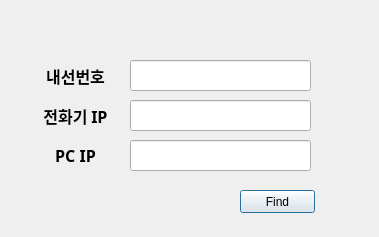
<?xml version="1.0" encoding="UTF-8"?>
<ui version="4.0">
 <class>Dialog</class>
 <widget class="QDialog" name="Dialog">
  <property name="geometry">
   <rect>
    <x>0</x>
    <y>0</y>
    <width>379</width>
    <height>237</height>
   </rect>
  </property>
  <property name="windowTitle">
   <string>Dialog</string>
  </property>
  <widget class="QLineEdit" name="PCIP_LineEdit">
   <property name="geometry">
    <rect>
     <x>130</x>
     <y>140</y>
     <width>181</width>
     <height>31</height>
    </rect>
   </property>
  </widget>
  <widget class="QPushButton" name="findButton">
   <property name="geometry">
    <rect>
     <x>240</x>
     <y>190</y>
     <width>75</width>
     <height>23</height>
    </rect>
   </property>
   <property name="text">
    <string>Find</string>
   </property>
  </widget>
  <widget class="QLabel" name="label_3">
   <property name="geometry">
    <rect>
     <x>30</x>
     <y>140</y>
     <width>91</width>
     <height>31</height>
    </rect>
   </property>
   <property name="font">
    <font>
     <family>맑은 고딕</family>
     <pointsize>12</pointsize>
     <weight>75</weight>
     <bold>true</bold>
    </font>
   </property>
   <property name="text">
    <string>PC IP</string>
   </property>
   <property name="alignment">
    <set>Qt::AlignCenter</set>
   </property>
  </widget>
  <widget class="QLineEdit" name="PHONEIP_LineEdit">
   <property name="geometry">
    <rect>
     <x>130</x>
     <y>100</y>
     <width>181</width>
     <height>31</height>
    </rect>
   </property>
  </widget>
  <widget class="QLineEdit" name="DN_LineEdit">
   <property name="geometry">
    <rect>
     <x>130</x>
     <y>60</y>
     <width>181</width>
     <height>31</height>
    </rect>
   </property>
  </widget>
  <widget class="QLabel" name="label">
   <property name="geometry">
    <rect>
     <x>30</x>
     <y>60</y>
     <width>91</width>
     <height>31</height>
    </rect>
   </property>
   <property name="font">
    <font>
     <family>맑은 고딕</family>
     <pointsize>12</pointsize>
     <weight>75</weight>
     <bold>true</bold>
    </font>
   </property>
   <property name="text">
    <string>내선번호</string>
   </property>
   <property name="alignment">
    <set>Qt::AlignCenter</set>
   </property>
  </widget>
  <widget class="QLabel" name="label_2">
   <property name="geometry">
    <rect>
     <x>30</x>
     <y>100</y>
     <width>91</width>
     <height>31</height>
    </rect>
   </property>
   <property name="font">
    <font>
     <family>맑은 고딕</family>
     <pointsize>12</pointsize>
     <weight>75</weight>
     <bold>true</bold>
    </font>
   </property>
   <property name="text">
    <string>전화기 IP</string>
   </property>
   <property name="alignment">
    <set>Qt::AlignCenter</set>
   </property>
  </widget>
 </widget>
 <tabstops>
  <tabstop>DN_LineEdit</tabstop>
  <tabstop>PHONEIP_LineEdit</tabstop>
  <tabstop>PCIP_LineEdit</tabstop>
  <tabstop>findButton</tabstop>
 </tabstops>
 <resources/>
 <connections/>
</ui>
